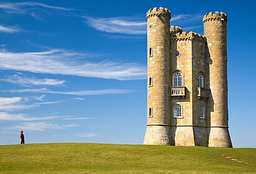
#> input picture test3.png, 256 x 174 px, shrunk from 411 x 279 before the run, found by its file name
$ python seam_carving.py
#> lines starting #> are read from the running program, lines starting #| are printed output that depends on the picture
import numpy as np
from PIL import Image
import os

class SeamCarver:
    def __init__(self, image_path):
#> called with image_path = 'D:/test3.png'
        if not os.path.exists(image_path):
            raise FileNotFoundError(f"Error: File '{image_path}' not found!")

        self.image = np.array(Image.open(image_path).convert("RGB"))
#> self.image is the input picture: shape (174, 256, 3); mean R, G, B 112.1, 142.1, 150.5
        self.original = self.image.copy()
        self.h, self.w = self.image.shape[:2]
#> self.h = 174; self.w = 256
        self.coord_grid = np.stack(np.indices((self.h, self.w)), axis=-1)
        self.seams = []

    def compute_energy(self):
        gray = np.dot(self.image[..., :3], [0.299, 0.587, 0.114])
        dx = np.abs(np.pad(gray, ((0, 0), (1, 1)), mode='edge')[:, 2:] -
                     np.pad(gray, ((0, 0), (1, 1)), mode='edge')[:, :-2])
        dy = np.abs(np.pad(gray, ((1, 1), (0, 0)), mode='edge')[2:] -
                     np.pad(gray, ((1, 1), (0, 0)), mode='edge')[:-2])
        return dx + dy

    def find_vertical_seam(self, energy):
        h, w = energy.shape
        cum_energy = energy.copy()
        path = np.zeros_like(cum_energy, dtype=int)

        for i in range(1, h):
            for j in range(w):
                left = cum_energy[i-1, j-1] if j > 0 else np.inf
                mid = cum_energy[i-1, j]
                right = cum_energy[i-1, j+1] if j < w-1 else np.inf
                min_energy = min(left, mid, right)
                cum_energy[i, j] += min_energy
                path[i, j] = -1 if min_energy == left else 1 if min_energy == right else 0

        seam = [np.argmin(cum_energy[-1])]
        for i in range(h-2, -1, -1):
            seam.append(seam[-1] + path[i+1, seam[-1]])

        return np.array(seam[::-1])

    def remove_seam(self, seam):
        h, w = self.image.shape[:2]
        mask = np.ones((h, w), dtype=bool)
        mask[np.arange(h), seam] = False
        self.image = self.image[mask].reshape((h, w-1, 3))
        self.coord_grid = self.coord_grid[mask].reshape((h, w-1, 2))

    def carve_seams(self, target_width, target_height):
        while self.image.shape[1] > target_width:
            energy = self.compute_energy()
            seam = self.find_vertical_seam(energy)
            self.seams.extend(self.coord_grid[np.arange(self.h), seam].tolist())
            self.remove_seam(seam)

        self.image = self.image.transpose(1, 0, 2)
        self.coord_grid = self.coord_grid.transpose(1, 0, 2)

        while self.image.shape[1] > target_height:
            energy = self.compute_energy()
            seam = self.find_vertical_seam(energy)
            seam = np.clip(seam, 0, self.image.shape[1]-1)
            self.seams.extend(self.coord_grid[np.arange(self.image.shape[0]), seam].tolist())
            self.remove_seam(seam)

        self.image = self.image.transpose(1, 0, 2)

        return self.get_result_images()

    def get_result_images(self):
        vis = self.original.copy()
        for i, j in set(tuple(coord) for coord in self.seams):
            vis[i, j] = [255, 0, 0]
        return Image.fromarray(self.image), Image.fromarray(vis)

if __name__ == "__main__":
    image_path = "D:/test3.png"
    carver = SeamCarver(image_path)
    target_w, target_h = carver.w // 2, carver.h
#> target_w = 128; target_h = 174
    resized, vis = carver.carve_seams(target_w, target_h)
#> the loop in carve_seams, `while self.image.shape[1] > target_width:` made 128 passes
#> pass 1, in compute_energy, `gray = np.dot(self.image[..., :3], [0.299, 0.587, 0.114])`:
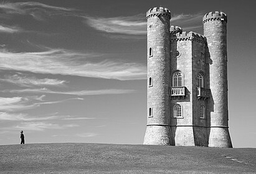
#> gray: shape (174, 256) float64; min 0, max 254.1, mean 134.1
#> pass 1, in compute_energy, `dx = np.abs(np.pad(gray, ((0, 0), (1, 1)), mode='edge')[:, 2:] - np.pa..`:
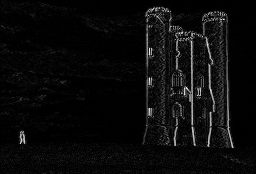
#> dx: shape (174, 256) float64; min 0, max 243.8, mean 11.5
#> pass 1, in carve_seams, `energy = self.compute_energy()`:
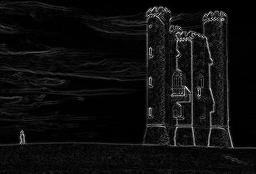
#> energy: shape (174, 256) float64; min 0, max 435.3, mean 24.3; drawn with min black and max white
#> after the loop in carve_seams, `while self.image.shape[1] > target_width:`:
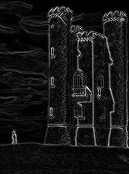
#> energy: shape (174, 129) float64; min 0, max 435.3, mean 38.2; drawn with min black and max white
#> after the loop in carve_seams, `while self.image.shape[1] > target_width:`: self.seams = 22272 items
#> in carve_seams, `self.image = self.image.transpose(1, 0, 2)`:
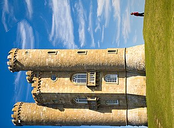
#> self.image: shape (128, 174, 3); mean R, G, B 128.3, 139.8, 128.9
#> in carve_seams, `self.image = self.image.transpose(1, 0, 2)`:
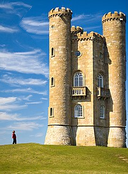
#> self.image: shape (174, 128, 3); mean R, G, B 128.3, 139.8, 128.9
#> the loop in get_result_images, `for i, j in set(tuple(coord) for coord in self.seams):` made 22272 passes
#> (i, j) on passes 1 to 3: (165, 216), (90, 42), (150, 93)
#> after the loop in get_result_images, `for i, j in set(tuple(coord) for coord in self.seams):`:
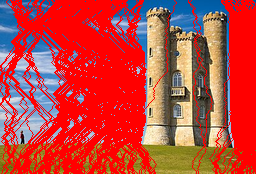
#> vis: shape (174, 256, 3); mean R, G, B 191.7, 69.9, 64.5
    resized.save("resized.jpg")
    vis.save("seams.jpg")
    print(f"Resized from {carver.original.shape[:2]} to {resized.size}")
#| Resized from (174, 256) to (128, 174)
